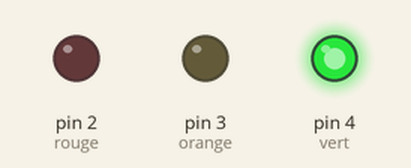
Simulated run of this sketch. Board: Arduino Uno, built with avr-gcc and run on an emulated ATmega328P. Parts: output pins drawn as LEDs (lit = HIGH).

Above: at 1.5 s.
At 3.5 s:
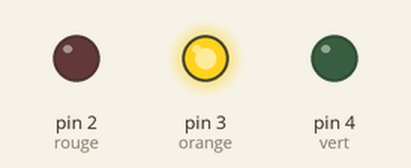
At 5.5 s:
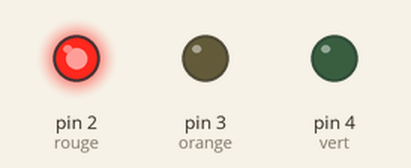
Timing chart, 0 to 9.1 s (numbered marks = the images above):
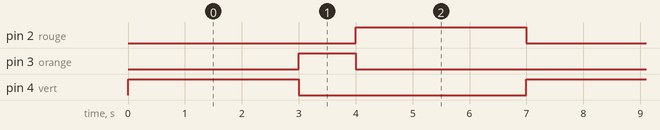

The sketch:

exo_feu_tricolore.ino
```cpp
int rouge = 2; // int variable en entier ,  attribution du ping 2 pour la led rouge
int orange = 3 ; // int variable en entier ,  attribution du ping 3 pour la led orange
int vert = 4 ; // int variable en entier ,  attribution du ping 4 pour la led verte

void setup() {
  // put your setup code here, to run once:
  pinMode(rouge, OUTPUT); // initialisation du port 2 est une sortie
  pinMode(orange, OUTPUT); //initialisation du port 3 est une sortie
  pinMode(vert, OUTPUT); //initialisation du port 4 est une sortie

}

void loop() {
  digitalWrite(vert, HIGH); //on met la led verte à l'état haut
  delay(3000); // attendre 3s
  digitalWrite(vert, LOW); //on met la led verte à l'état bas
  digitalWrite(orange, HIGH); //on met la led orange à l'état haut
  delay(1000); //attendre 1s
  digitalWrite(orange,LOW); //on met la led orange à l'état bas
  digitalWrite(rouge, HIGH); //on met la led rouge à l'état haut
  delay(3000); //attendre 3s
  digitalWrite(rouge,LOW); //on met la led rouge à l'état bas


}
```

Measured:
- by itself, pin 2 (rouge), pin 4 (vert): alternates HIGH for 3.0 s and LOW for 4.0 s
- by itself, pin 3 (orange): alternates HIGH for 1.0 s and LOW for 6.0 s
- by itself, everything shown: repeats every 7.0 s, in 4 steps
